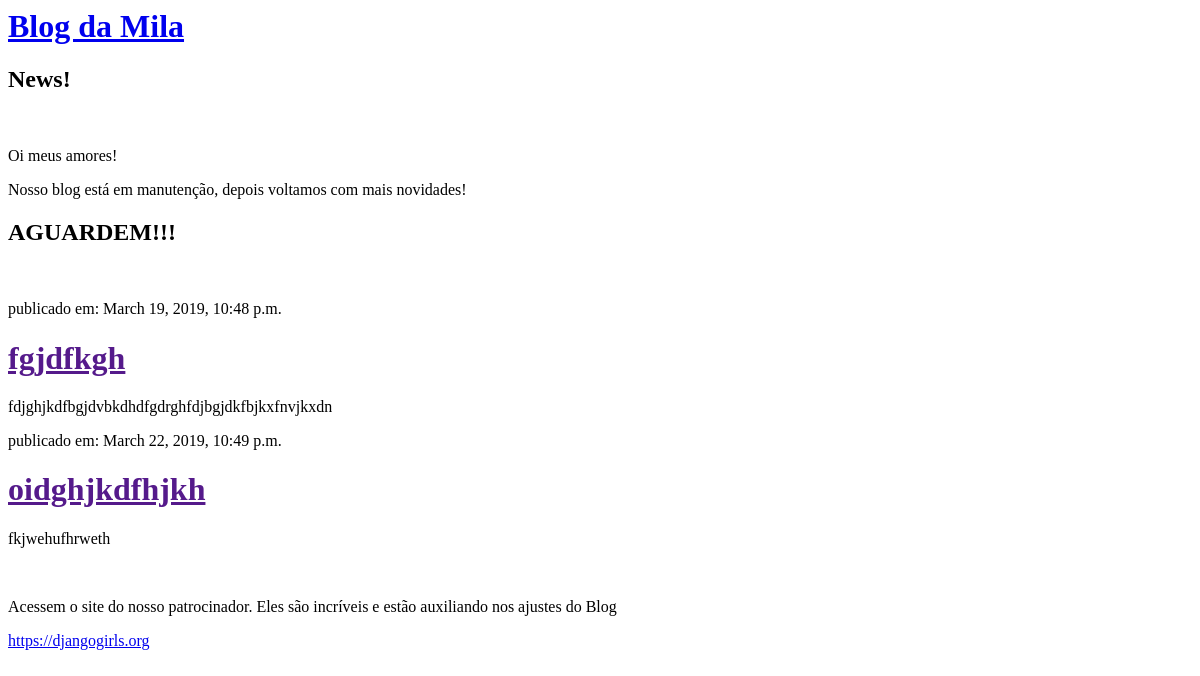
The app's page /, older data.
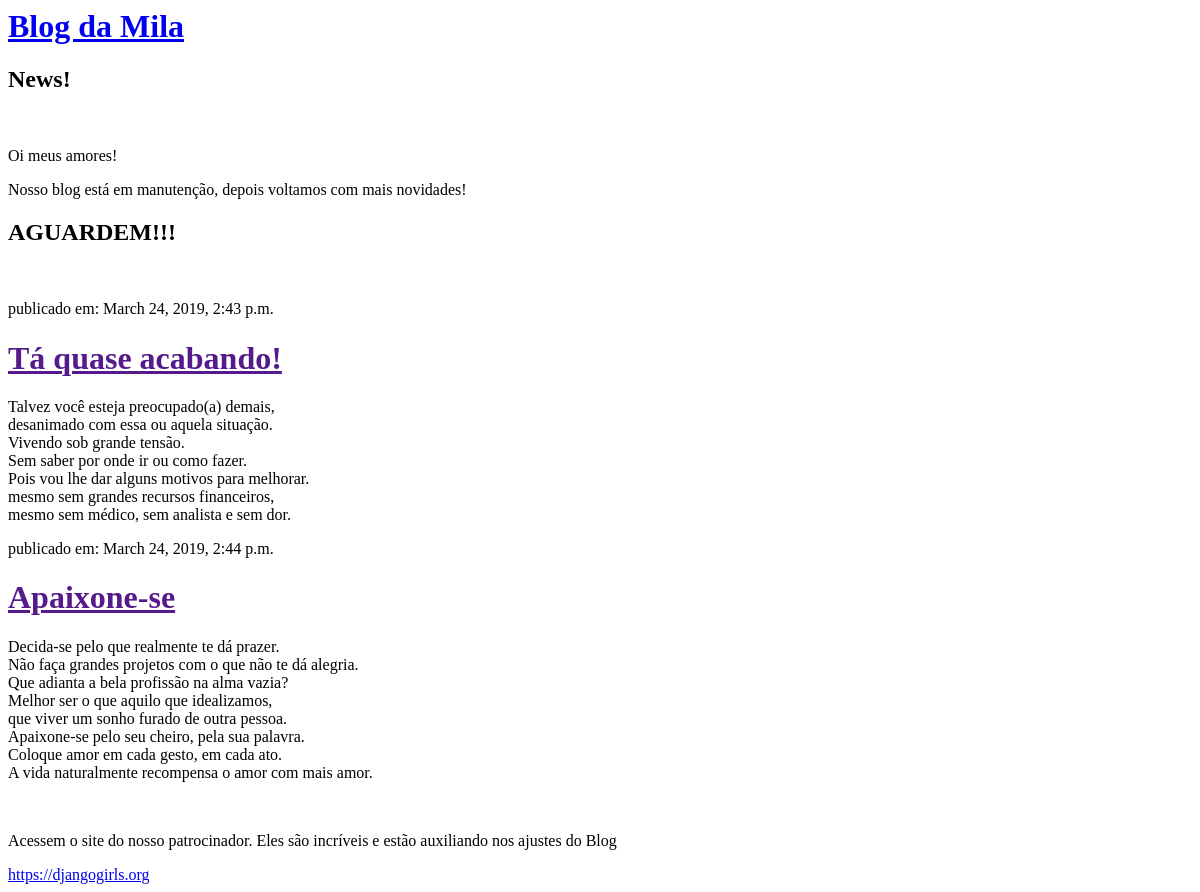
The same page, newer data.
### blogger/models.py (models this page shows, shortened)
class Post(models.Model):
    author = models.ForeignKey('auth.User', on_delete=models.CASCADE)
    title = models.CharField(max_length=200)
    text = models.TextField()
    created_date = models.DateTimeField(
            default=timezone.now)
    published_date = models.DateTimeField(
            blank=True, null=True)

### blogger/views.py (the view)
# urls.py: path('', views.post_list, name='post_list'),
def post_list(request):
    posts = Post.objects.filter(published_date__lte=timezone.now()).order_by('published_date')
    return render(request, 'blogger/post_list.html', {'posts': posts})

### blogger/templates/blogger/post_list.html (shortened to what this page needs)
<html>
    <Título da página>
    <head>
    </head>
    <Título principal>
    <h1><a href="/">Blog da Mila</a></h1>
    <sub-título>
    <h2>News!</h2>
    <br>
<body>
    <p>Oi meus amores!</p>
    <p>Nosso blog está em manutenção, depois voltamos com mais novidades!</p>
    <h2>AGUARDEM!!!</h2>
    <br>
    {% for post in posts %}
        <div>
        <p>publicado em: {{ post.published_date }}</p>
        <h1><a href="">{{ post.title }}</a></h1>
        <p>{{ post.text|linebreaksbr }}</p>
        </div>
    {% endfor %}
    <br>
    <p> Acessem o site do nosso patrocinador. Eles são incríveis e estão auxiliando nos ajustes do Blog</p>
    <a href="https://djangogirls.org">https://djangogirls.org</a>
</body>
</html>

Row changes from the older to the newer data that the page shows:
removed Post: published_date "March 19, 2019, 10:48 p.m.", title "fgjdfkgh", text "fdjghjkdfbgjdvbkdhdfgdrghfdjbgjdkfbjkxfnvjkxdn"
removed Post: published_date "March 22, 2019, 10:49 p.m.", title "oidghjkdfhjkh", text "fkjwehufhrweth"
added Post: published_date "March 24, 2019, 2:43 p.m.", title "Tá quase acabando!", text "Talvez você esteja preocupado(a) demais, desanimado com essa ou aquela situação. Vivendo sob grande tensão. Sem saber por onde ir ou como fazer. Pois vou lhe dar alguns motivos para melhorar. mesmo sem grandes recursos financeiros, mesmo sem médico, sem analista e sem dor."
added Post: published_date "March 24, 2019, 2:44 p.m.", title "Apaixone-se", text "Decida-se pelo que realmente te dá prazer. Não faça grandes projetos com o que não te dá alegria. Que adianta a bela profissão na alma vazia? Melhor ser o que aquilo que idealizamos, que viver um sonho furado de outra pessoa. Apaixone-se pelo seu cheiro, pela sua palavra. Coloque amor em cada gesto, em cada ato. A vida naturalmente recompensa o amor com mais amor."
